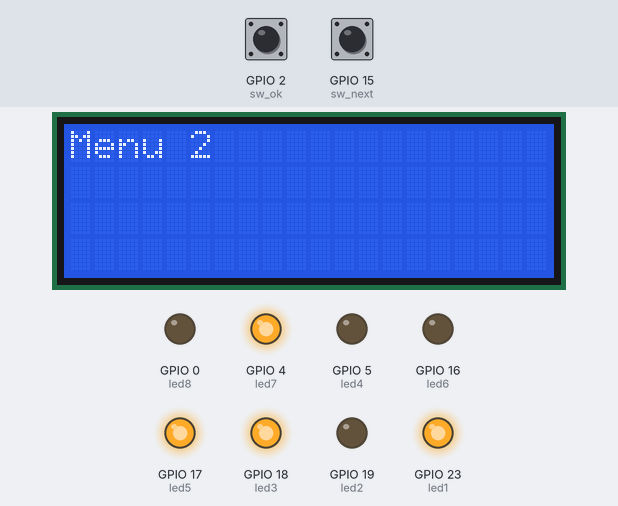
A program run on a simulated ESP32. Shown: 20×4 character LCD, output pins drawn as LEDs (lit = HIGH). The test bench sets the inputs (shaded band); at power-on: GPIO 2 (sw_ok) HIGH, GPIO 15 (sw_next) HIGH.

Above: at 1.2 s.
1.3 s: GPIO 2 (sw_ok) pulled LOW for 3 s
At 3.21 s:
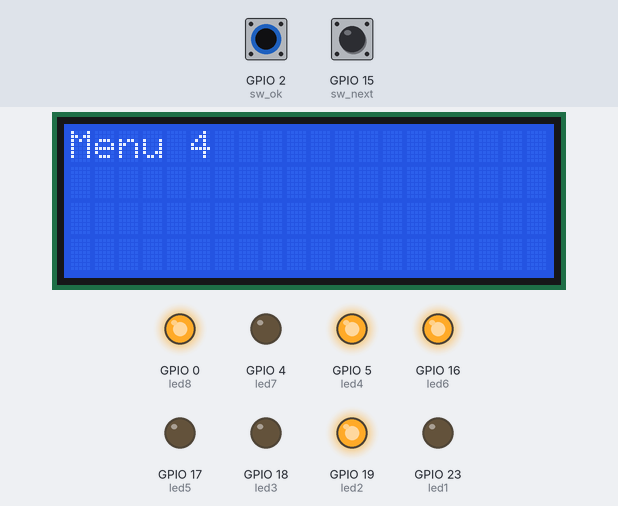
At 4.9 s:
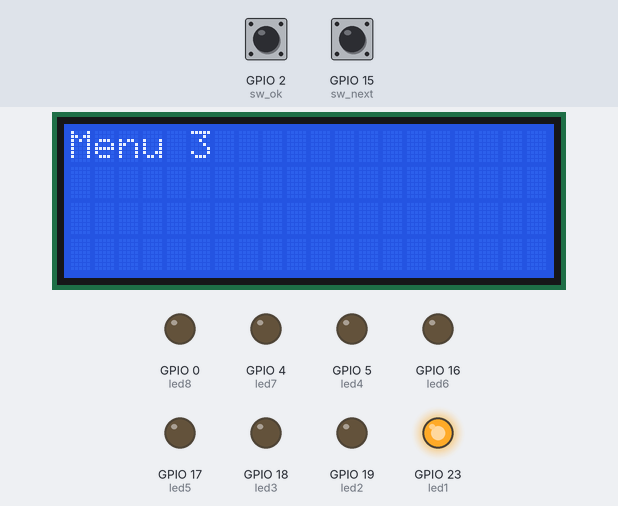
10.8 s: GPIO 15 (sw_next) pulled LOW for 3 s
At 19.9 s:
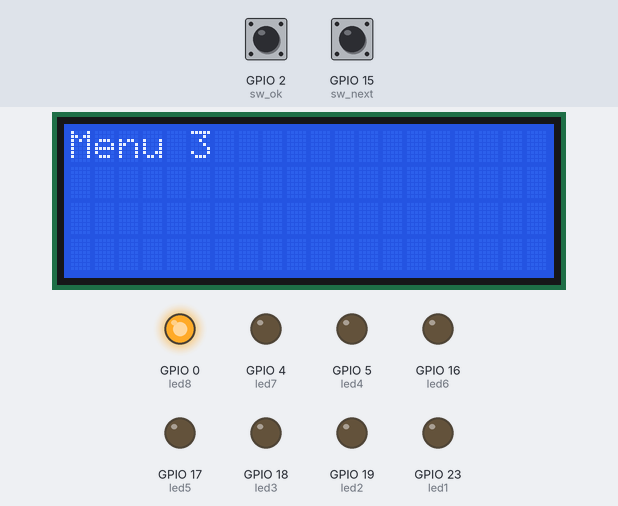
Timing chart, 0 to 40.2 s (numbered marks = the images above; inputs shaded):
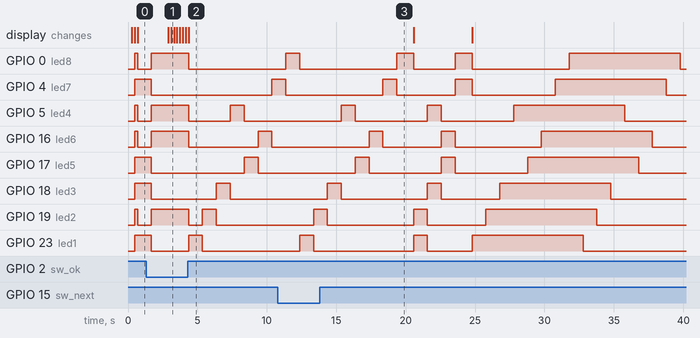

Measured:
- after the input at 1.3 s, the display: first differs from a run without the input after 1.8 s (image 1)

The program:

main.cpp
```cpp
#include <Arduino.h>
// YWROBOT
// Compatible with the Arduino IDE 1.0
// Library version:1.1
#include <LiquidCrystal_I2C.h>

LiquidCrystal_I2C lcd(0x27, 20, 4); // set the LCD address to 0x27 for a 16 chars and 2 line display

int number = 6;
int sw_next = 15;
int sw_ok = 2;

int led1 = 23;
int led2 = 19;
int led3 = 18;
int led4 = 5;
int led5 = 17;
int led6 = 16;
int led7 = 4;
int led8 = 0;

void setup()
{
  lcd.init(); // initialize the lcd
              // Print a message to the LCD.
  lcd.backlight();

  pinMode(sw_next, INPUT_PULLUP);
  pinMode(sw_ok, INPUT_PULLUP);

  pinMode(led1, OUTPUT);
  pinMode(led2, OUTPUT);
  pinMode(led3, OUTPUT);
  pinMode(led4, OUTPUT);
  pinMode(led5, OUTPUT);
  pinMode(led6, OUTPUT);
  pinMode(led7, OUTPUT);
  pinMode(led8, OUTPUT);
}

void loop()
{
  int status_next = digitalRead(sw_next);

  if (status_next == HIGH)
  {
    number++;
    delay(200);
    if (number == 7)
    {
      number = 0;
    }
    lcd.clear();
    lcd.setCursor(0, 0);
    lcd.print("Menu");
    lcd.setCursor(5, 0);
    lcd.print(number);
  }
  int status_ok = digitalRead(sw_ok);
  if (status_ok == HIGH)
  {
    if (number == 1)
    {
      digitalWrite(led1, HIGH);
      digitalWrite(led2, HIGH);
      digitalWrite(led3, HIGH);
      digitalWrite(led4, HIGH);
      digitalWrite(led5, HIGH);
      digitalWrite(led6, HIGH);
      digitalWrite(led7, HIGH);
      digitalWrite(led8, HIGH);
    }
    else if (number == 2)
    {
      digitalWrite(led1, HIGH);
      digitalWrite(led3, HIGH);
      digitalWrite(led5, HIGH);
      digitalWrite(led7, HIGH);
      digitalWrite(led2, LOW);
      digitalWrite(led4, LOW);
      digitalWrite(led6, LOW);
      digitalWrite(led8, LOW);
      delay(1000);
      digitalWrite(led2, HIGH);
      digitalWrite(led4, HIGH);
      digitalWrite(led6, HIGH);
      digitalWrite(led8, HIGH);
      digitalWrite(led1, LOW);
      digitalWrite(led3, LOW);
      digitalWrite(led5, LOW);
      digitalWrite(led7, LOW);
      delay(1000);
    }
    else if (number == 3)
    {
      digitalWrite(led1, HIGH);
      digitalWrite(led2, LOW);
      digitalWrite(led3, LOW);
      digitalWrite(led4, LOW);
      digitalWrite(led5, LOW);
      digitalWrite(led6, LOW);
      digitalWrite(led7, LOW);
      digitalWrite(led8, LOW);
      delay(1000);

      digitalWrite(led1, LOW);
      digitalWrite(led2, HIGH);
      digitalWrite(led3, LOW);
      digitalWrite(led4, LOW);
      digitalWrite(led5, LOW);
      digitalWrite(led6, LOW);
      digitalWrite(led7, LOW);
      digitalWrite(led8, LOW);
      delay(1000);

      digitalWrite(led1, LOW);
      digitalWrite(led2, LOW);
      digitalWrite(led3, HIGH);
      digitalWrite(led4, LOW);
      digitalWrite(led5, LOW);
      digitalWrite(led6, LOW);
      digitalWrite(led7, LOW);
      digitalWrite(led8, LOW);
      delay(1000);

      digitalWrite(led1, LOW);
      digitalWrite(led2, LOW);
      digitalWrite(led3, LOW);
      digitalWrite(led4, HIGH);
      digitalWrite(led5, LOW);
      digitalWrite(led6, LOW);
      digitalWrite(led7, LOW);
      digitalWrite(led8, LOW);
      delay(1000);

      digitalWrite(led1, LOW);
      digitalWrite(led2, LOW);
      digitalWrite(led3, LOW);
      digitalWrite(led4, LOW);
      digitalWrite(led5, HIGH);
      digitalWrite(led6, LOW);
      digitalWrite(led7, LOW);
      digitalWrite(led8, LOW);
      delay(1000);

      digitalWrite(led1, LOW);
      digitalWrite(led2, LOW);
      digitalWrite(led3, LOW);
      digitalWrite(led4, LOW);
      digitalWrite(led5, LOW);
      digitalWrite(led6, HIGH);
      digitalWrite(led7, LOW);
      digitalWrite(led8, LOW);
      delay(1000);
      digitalWrite(led1, LOW);
      digitalWrite(led2, LOW);
      digitalWrite(led3, LOW);
      digitalWrite(led4, LOW);
      digitalWrite(led5, LOW);
      digitalWrite(led6, LOW);
      digitalWrite(led7, HIGH);
      digitalWrite(led8, LOW);
      delay(1000);
      digitalWrite(led1, LOW);
      digitalWrite(led2, LOW);
      digitalWrite(led3, LOW);
      digitalWrite(led4, LOW);
      digitalWrite(led5, LOW);
      digitalWrite(led6, LOW);
      digitalWrite(led7, LOW);
      digitalWrite(led8, HIGH);
      delay(1000);
    }
    else if (number == 4)
    {
      digitalWrite(led1, HIGH);
      digitalWrite(led2, HIGH);
      digitalWrite(led3, LOW);
      digitalWrite(led4, LOW);
      digitalWrite(led5, LOW);
      digitalWrite(led6, LOW);
      digitalWrite(led7, LOW);
      digitalWrite(led8, LOW);
      delay(1000);
      digitalWrite(led1, LOW);
      digitalWrite(led2, LOW);
      digitalWrite(led3, HIGH);
      digitalWrite(led4, HIGH);
      digitalWrite(led5, LOW);
      digitalWrite(led6, LOW);
      digitalWrite(led7, LOW);
      digitalWrite(led8, LOW);
      delay(1000);
      digitalWrite(led1, LOW);
      digitalWrite(led2, LOW);
      digitalWrite(led3, LOW);
      digitalWrite(led4, LOW);
      digitalWrite(led5, HIGH);
      digitalWrite(led6, HIGH);
      digitalWrite(led7, LOW);
      digitalWrite(led8, LOW);
      delay(1000);
      digitalWrite(led1, LOW);
      digitalWrite(led2, LOW);
      digitalWrite(led3, LOW);
      digitalWrite(led4, LOW);
      digitalWrite(led5, LOW);
      digitalWrite(led6, LOW);
      digitalWrite(led7, HIGH);
      digitalWrite(led8, HIGH);
      delay(1000);
    }
    else if (number == 5)
    {
      digitalWrite(led1, HIGH);
      digitalWrite(led2, LOW);
      digitalWrite(led3, LOW);
      digitalWrite(led4, LOW);
      digitalWrite(led5, LOW);
      digitalWrite(led6, LOW);
      digitalWrite(led7, LOW);
      digitalWrite(led8, LOW);
      delay(1000);
      digitalWrite(led1, HIGH);
      digitalWrite(led2, HIGH);
      digitalWrite(led3, LOW);
      digitalWrite(led4, LOW);
      digitalWrite(led5, LOW);
      digitalWrite(led6, LOW);
      digitalWrite(led7, LOW);
      digitalWrite(led8, LOW);
      delay(1000);
      digitalWrite(led1, HIGH);
      digitalWrite(led2, HIGH);
      digitalWrite(led3, HIGH);
      digitalWrite(led4, LOW);
      digitalWrite(led5, LOW);
      digitalWrite(led6, LOW);
      digitalWrite(led7, LOW);
      digitalWrite(led8, LOW);
      delay(1000);
      digitalWrite(led1, HIGH);
      digitalWrite(led2, HIGH);
      digitalWrite(led3, HIGH);
      digitalWrite(led4, HIGH);
      digitalWrite(led5, LOW);
      digitalWrite(led6, LOW);
      digitalWrite(led7, LOW);
      digitalWrite(led8, LOW);
      delay(1000);
      digitalWrite(led1, HIGH);
      digitalWrite(led2, HIGH);
      digitalWrite(led3, HIGH);
      digitalWrite(led4, HIGH);
      digitalWrite(led5, HIGH);
      digitalWrite(led6, LOW);
      digitalWrite(led7, LOW);
      digitalWrite(led8, LOW);
      delay(1000);
      digitalWrite(led1, HIGH);
      digitalWrite(led2, HIGH);
      digitalWrite(led3, HIGH);
      digitalWrite(led4, HIGH);
      digitalWrite(led5, HIGH);
      digitalWrite(led6, HIGH);
      digitalWrite(led7, LOW);
      digitalWrite(led8, LOW);
      delay(1000);
      digitalWrite(led1, HIGH);
      digitalWrite(led2, HIGH);
      digitalWrite(led3, HIGH);
      digitalWrite(led4, HIGH);
      digitalWrite(led5, HIGH);
      digitalWrite(led6, HIGH);
      digitalWrite(led7, HIGH);
      digitalWrite(led8, LOW);
      delay(1000);
      digitalWrite(led1, HIGH);
      digitalWrite(led2, HIGH);
      digitalWrite(led3, HIGH);
      digitalWrite(led4, HIGH);
      digitalWrite(led5, HIGH);
      digitalWrite(led6, HIGH);
      digitalWrite(led7, HIGH);
      digitalWrite(led8, HIGH);
      delay(1000);

      digitalWrite(led1, LOW);
      digitalWrite(led2, HIGH);
      digitalWrite(led3, HIGH);
      digitalWrite(led4, HIGH);
      digitalWrite(led5, HIGH);
      digitalWrite(led6, HIGH);
      digitalWrite(led7, HIGH);
      digitalWrite(led8, HIGH);
      delay(1000);
      digitalWrite(led1, LOW);
      digitalWrite(led2, LOW);
      digitalWrite(led3, HIGH);
      digitalWrite(led4, HIGH);
      digitalWrite(led5, HIGH);
      digitalWrite(led6, HIGH);
      digitalWrite(led7, HIGH);
      digitalWrite(led8, HIGH);
      delay(1000);
      digitalWrite(led1, LOW);
      digitalWrite(led2, LOW);
      digitalWrite(led3, LOW);
      digitalWrite(led4, HIGH);
      digitalWrite(led5, HIGH);
      digitalWrite(led6, HIGH);
      digitalWrite(led7, HIGH);
      digitalWrite(led8, HIGH);
      delay(1000);
      digitalWrite(led1, LOW);
      digitalWrite(led2, LOW);
      digitalWrite(led3, LOW);
      digitalWrite(led4, LOW);
      digitalWrite(led5, HIGH);
      digitalWrite(led6, HIGH);
      digitalWrite(led7, HIGH);
      digitalWrite(led8, HIGH);
      delay(1000);
      digitalWrite(led1, LOW);
      digitalWrite(led2, LOW);
      digitalWrite(led3, LOW);
      digitalWrite(led4, LOW);
      digitalWrite(led5, LOW);
      digitalWrite(led6, HIGH);
      digitalWrite(led7, HIGH);
      digitalWrite(led8, HIGH);
      delay(1000);
      digitalWrite(led1, LOW);
      digitalWrite(led2, LOW);
      digitalWrite(led3, LOW);
      digitalWrite(led4, LOW);
      digitalWrite(led5, LOW);
      digitalWrite(led6, LOW);
      digitalWrite(led7, HIGH);
      digitalWrite(led8, HIGH);
      delay(1000);
      digitalWrite(led1, LOW);
      digitalWrite(led2, LOW);
      digitalWrite(led3, LOW);
      digitalWrite(led4, LOW);
      digitalWrite(led5, LOW);
      digitalWrite(led6, LOW);
      digitalWrite(led7, LOW);
      digitalWrite(led8, HIGH);
      delay(1000);
      digitalWrite(led1, LOW);
      digitalWrite(led2, LOW);
      digitalWrite(led3, LOW);
      digitalWrite(led4, LOW);
      digitalWrite(led5, LOW);
      digitalWrite(led6, LOW);
      digitalWrite(led7, LOW);
      digitalWrite(led8, LOW);
      delay(1000);
    }
    else if (number == 6)
    {
      digitalWrite(led1, HIGH);
      digitalWrite(led2, HIGH);
      digitalWrite(led3, HIGH);
      digitalWrite(led4, HIGH);
      digitalWrite(led5, HIGH);
      digitalWrite(led6, HIGH);
      digitalWrite(led7, HIGH);
      digitalWrite(led8, HIGH);
      delay(100);
      digitalWrite(led1, LOW);
      digitalWrite(led2, LOW);
      digitalWrite(led3, LOW);
      digitalWrite(led4, LOW);
      digitalWrite(led5, LOW);
      digitalWrite(led6, LOW);
      digitalWrite(led7, LOW);
      digitalWrite(led8, LOW);
      delay(100);
    }
  }
}
```
